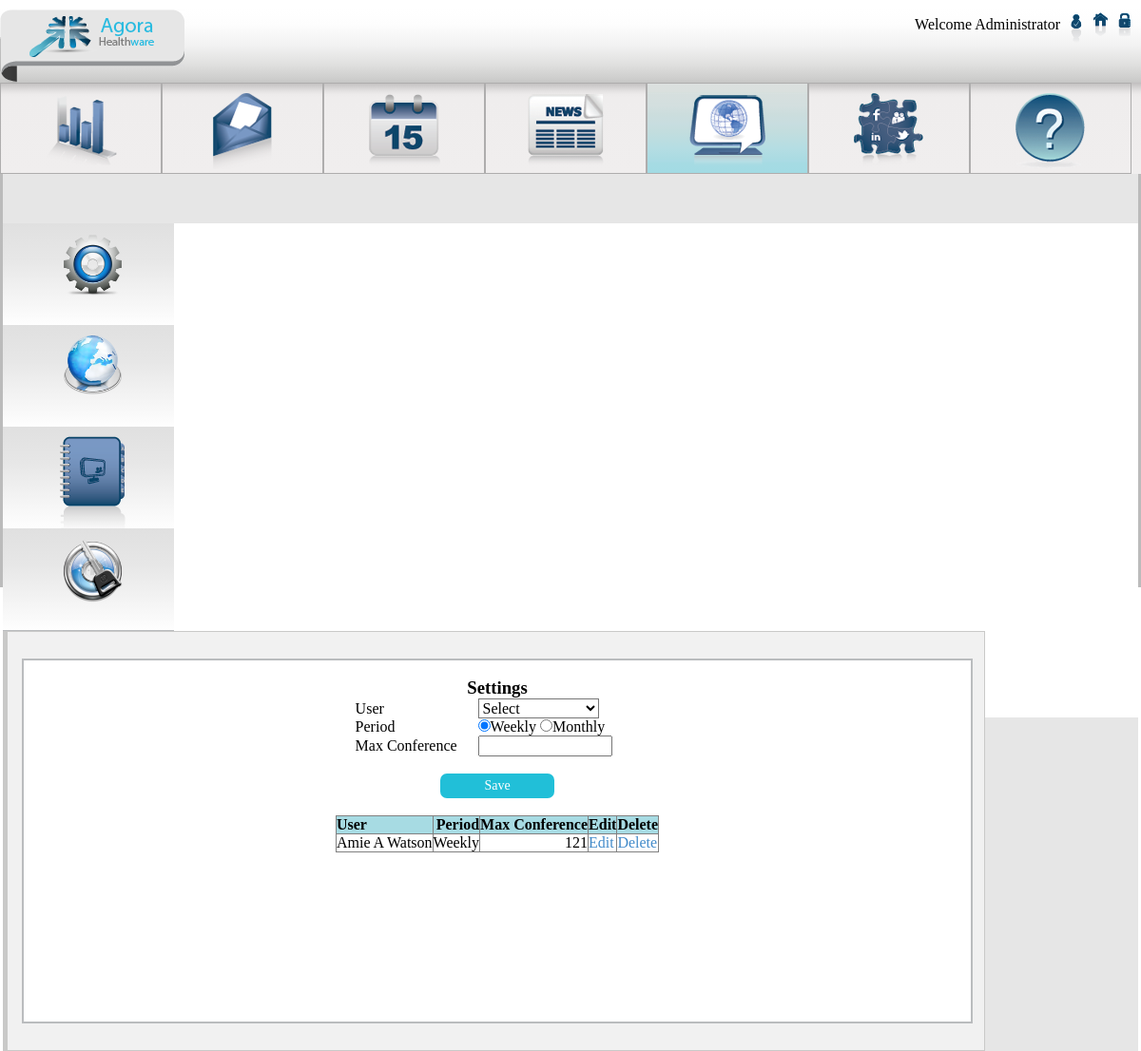
Before: /settings.php (signed in) with the older database file.
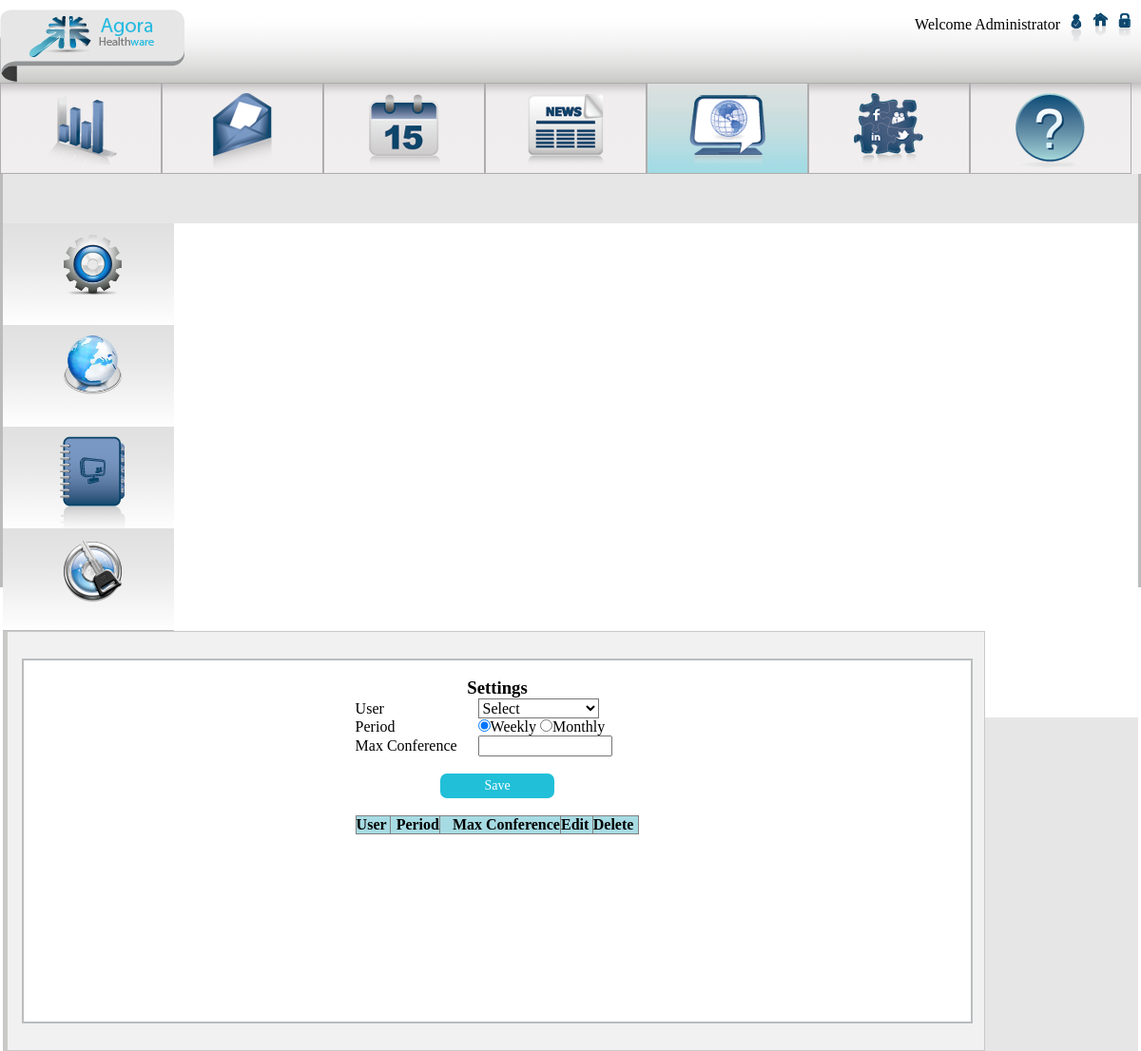
After: the same page with the newer database file.
### tables this page shows
CREATE TABLE `user_settings` (
  `id` int(11) NOT NULL AUTO_INCREMENT,
  `user_id` int(11) DEFAULT NULL,
  `max_conference` int(11) DEFAULT NULL,
  `period` int(11) DEFAULT NULL,
  PRIMARY KEY (`id`)
);

CREATE TABLE `users` (
  `id` int(11) NOT NULL AUTO_INCREMENT,
  `login` varchar(255) DEFAULT NULL,
  `email` varchar(255) DEFAULT NULL,
  `password` varchar(40) DEFAULT NULL,
  `full_name` varchar(255) DEFAULT NULL,
  `user_type` varchar(255) DEFAULT NULL,
  PRIMARY KEY (`id`)
);

### classes/DBAccess.php (called while the page is built, shortened)
<?php
    class DBAccess{
        public function getAllSettings(){
            $sql="select a.full_name,b.* from users a,user_settings b where a.id=b.user_id order by full_name";
            return(mysql_query($sql));
        }
    }
?>

### settings.php (the view, shortened to what this page needs)
<?php
    require_once('classes/DBAccess.php');
    $dbAccess = new DBAccess();
    $result=$dbAccess->getAllSettings();
?>
<!doctype html>
<html lang="en">
    <head>
        <link rel="stylesheet" type="text/css" href="css/Style.css"/>
        <link rel="icon" href="favicon.ico" type="image/x-icon" /
        <link rel="stylesheet" type="text/css" href="css/rhd.css"/>
    </head>
    <body>
        <?php include_once 'assets/main/HeaderNew.php'; ?>
        <?php include_once 'assets/main/LeftSideNew.php'; ?>
        <div id="rightform">
            <div class="RightTextCntr">
                <div class="contentCntrTab">
            <br>
            <h3 style="text-align: center;">Settings</h3>
            <form method="post" action="" name="frm" onsubmit="return settings();">
                <table align="center" class="rightform">
                    <tr><td>User</td>
                        <td>
                            <select name="user">
                            <option value='0'>Select</option>
                        </td>
                    </tr>
                    <tr><td>Period</td>
                        <td>
                            <input type="radio" name="period" value="0" checked="checked">Weekly
                            <input type="radio" name="period" value="1">Monthly
                        </td>
                    </tr>
                    <tr><td>Max Conference</td><td><input onkeypress="return isNumberKey(event)" type="text" name="max_conference" size="13" maxlength="3"></td></tr>
                    <tr><td align="center" colspan="2">&nbsp;</td></tr>
                    <tr><td align="center" colspan="2"><input type="submit" name="submit" value="Save" class="Btn"></td></tr>
                </table>
            </form>
            <br>
            <table align="center" class="rightform" border="1">
            <tr><th>User</th><th style="text-align: right;">Period</th><th style='text-align: right;'>Max Conference</th><th>Edit</th><th>Delete</th></tr>
            <?php
                while($row=mysql_fetch_array($result)){
                    echo "<tr>";
                    echo "<td>".$row['full_name']."</td>";
                    $period=array("Weekly","Monthly");
                    echo "<td style='text-align: right;'>".$period[$row['period']]."</td>";
                    echo "<td style='text-align: right;'>".$row['max_conference']."</td>";
                    echo "<td><a href='editSettings.php?id=".$row['id']."'>Edit</a></td>";
                    echo "<td><a href='#' onclick='deleteSettings(".$row['id'].")' >Delete</a></td>";
                    echo "</tr>";
                }
            ?>
            </table>
        </div>
                </div>
            </div>
    </body>
    </html>

Changed rows visible on the page:
removed user_settings: user.full_name "Amie A Watson", period "Weekly", max_conference "121"
